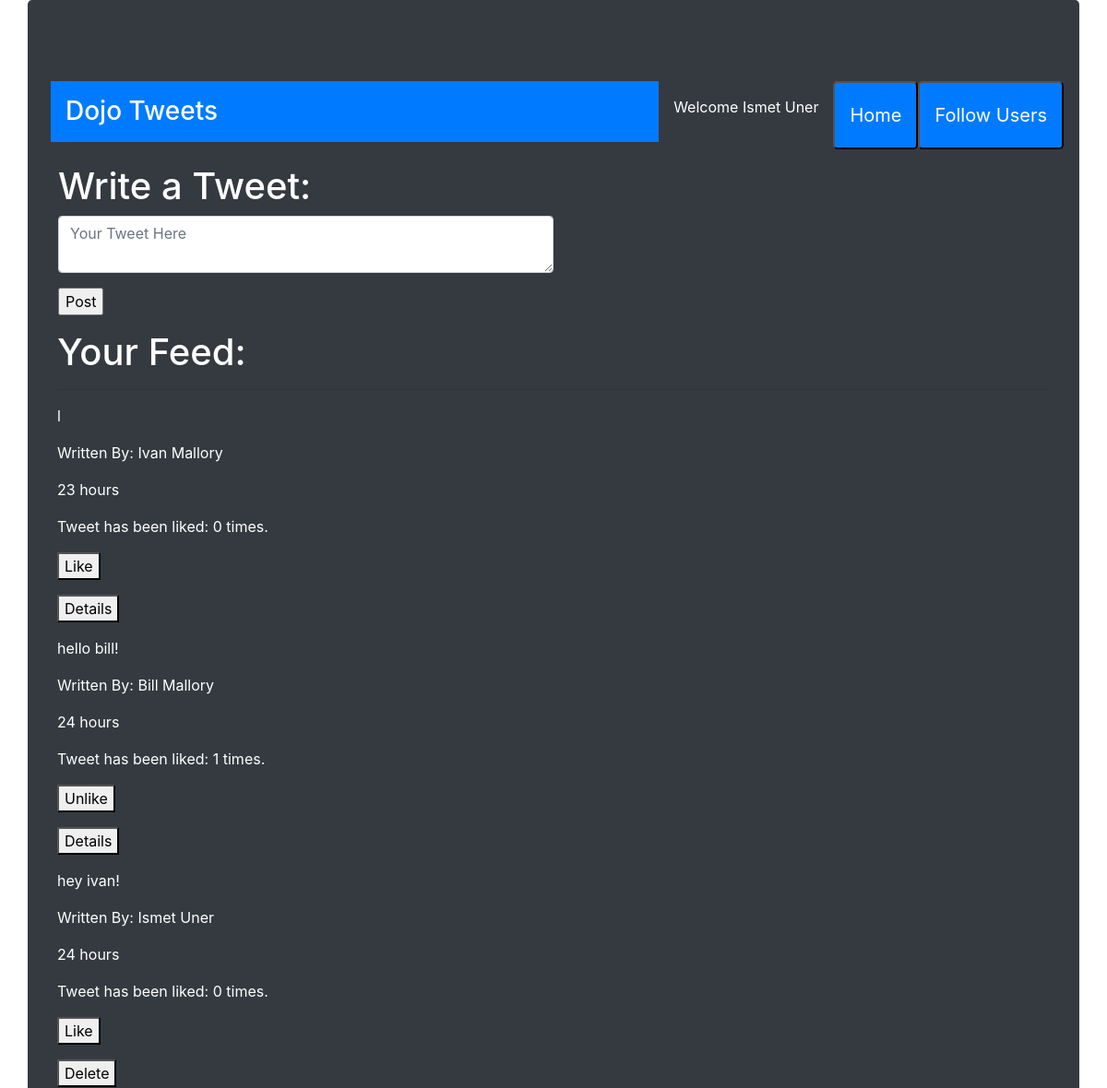
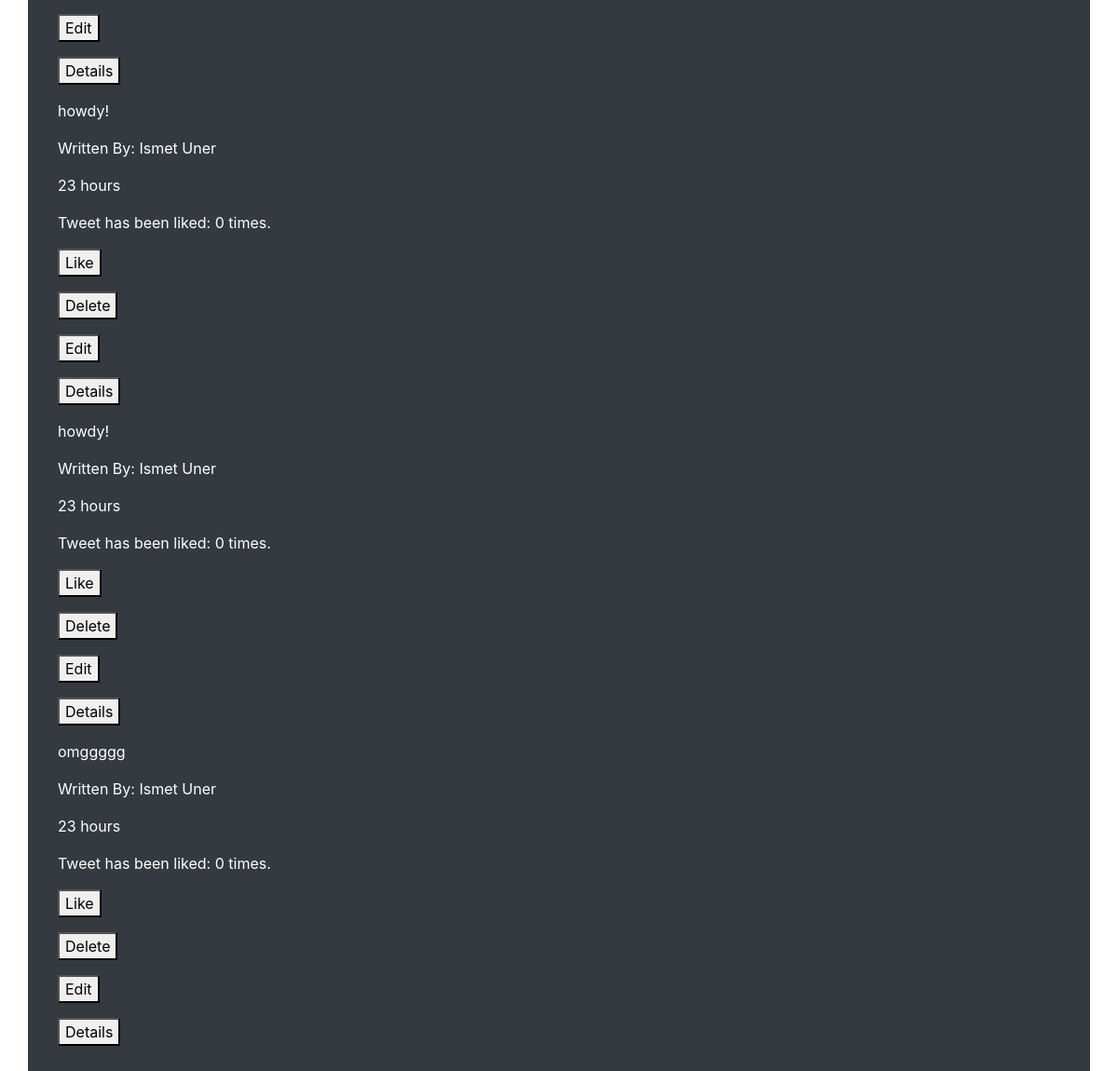
Page /success (signed in) on the committed database (2 pictures, top to bottom).
### app.py (models this page shows)
class User(db.Model):
    id = db.Column (db.Integer, primary_key=True)
    first_name = db.Column(db.String(45))
    last_name = db.Column(db.String(45))
    email = db.Column(db.String(45))
    password = db.Column(db.String(70))
    tweets_this_user_likes = db.relationship('Tweet', secondary=likes_table, backref="users_who_like_this_tweet")
    users_this_user_is_following = db.relationship('User', secondary=follow_table,
                                primaryjoin="User.id==following.c.follower",
                                secondaryjoin="User.id==following.c.followed")
    users_who_follow_this_user = db.relationship('User', secondary=follow_table,
                                primaryjoin="User.id==following.c.followed",
                                secondaryjoin="User.id==following.c.follower")
    created_at = db.Column(db.DateTime, server_default=func.now())
    updated_at = db.Column(db.DateTime, server_default=func.now(), onupdate=func.now())

class Tweet(db.Model):
    id = db.Column (db.Integer, primary_key=True)
    content = db.Column(db.String(255))
    author_id = db.Column(db.Integer, db.ForeignKey('user.id'), nullable=False)
    author = db.relationship('User', foreign_keys=[author_id], backref="user_tweets")
    created_at = db.Column(db.DateTime, server_default=func.now())
    updated_at = db.Column(db.DateTime, server_default=func.now(), onupdate=func.now())

### app.py (the view)
@app.route('/success')
def success():
    if 'user_id' not in session:
        return redirect("/")
    user = User.query.get(session['user_id'])
    tweets = []
    u_f = user.users_this_user_is_following
    for u in u_f:
        tweets.extend(u.user_tweets)
    tweets.extend(user.user_tweets)
    liked_tweet_ids = user.tweets_this_user_likes
    for tweet in tweets:
        td = datetime.now() - tweet.created_at
        if td.seconds == 0:
            tweet.time_since_secs = 1
        if td.seconds < 60 and td.seconds > 0:
            tweet.time_since_secs = td.seconds
        if td.seconds < 3600:
            tweet.time_since_minutes = round(td.seconds/60) % 60
        if td.seconds > 3660:
            tweet.time_since_hours = round(td.seconds/3600)
        if td.days > 0:
            tweet.time_since_days = td.days
        for tweet in tweets:
            tweet.like_count = len(tweet.users_who_like_this_tweet)
    if user:
        return render_template("dashboard.html", user_data = user, tweet_data = tweets, liked_tweet_ids = liked_tweet_ids)
    else:
        return render_template("dashboard.html")

### templates/dashboard.html (shortened to what this page needs)
<!DOCTYPE html>
<html lang="en">
<head>
    <link rel="stylesheet" href="https://stackpath.bootstrapcdn.com/bootstrap/4.4.1/css/bootstrap.min.css">
</head>
<body>
    <div class="container jumbotron bg-dark text-white">
        <div class="row">
            <h3 class="bg-primary col-md p-3 ml-2">Dojo Tweets</h3>
            <p class="text-center p-3">Welcome {{user_data['first_name']}} {{user_data['last_name']}}</p>
            <button class="btn-lg bg-primary"><a class="text-white" href="/logout">Home</a></button>
            <button class="btn-lg bg-primary"><a class="text-white" href="/users">Follow Users</a></button>
        </div>
        <div class="row">
            <div class="col p-3">
                <h1>Write a Tweet:</h1>
                <form action="/tweets/create" method="POST" id="tweet_form">
                    <textarea class="form-control w-50" name="tweet" placeholder="Your Tweet Here"></textarea>
                    <input class="mt-3" type="submit" value="Post">
                </form>
            </div>
        </div>
        <div class="row">
            <div class="col">
                <h1>Your Feed:</h1>
                <hr>
                <div class="tweet_body">
                    {% for tweet in tweet_data %}
                        <p>{{tweet['content']}}</p>
                        <p>Written By: {{tweet.author.first_name}}  {{tweet.author.last_name}}</p>
                        {% if tweet['time_since_secs'] %}
                        <p>{{tweet['time_since_secs']}} seconds</p>
                        {% elif tweet['time_since_minutes'] %}
                        <p>{{tweet['time_since_minutes']}} minutes</p>
                        {% elif tweet['time_since_hours'] %}
                        <p>{{tweet['time_since_hours']}} hours</p>
                        {% elif tweet['time_since_days'] %}
                        <p>{{tweet['time_since_days']}} days</p>
                        {% endif %}
                        <p>Tweet has been liked: {{tweet['like_count']}} times.</p>
                        {% if tweet in liked_tweet_ids %}
                        <p><a href="/unlike_tweet/{{tweet['id']}}"><button>Unlike</button></a></p>
                        {% else %}
                        <p><a href="/like_tweet/{{tweet['id']}}"><button>Like</button></a></p>
                        {% endif %}
                        {% if tweet['author_id'] == session['user_id'] %}
                        <p><a href="/delete_tweet/{{tweet['id']}}"><button>Delete</button></a></p>
                        <p><a href="/edit_tweet/{{tweet['id']}}"><button>Edit</button></a></p>
                        {% endif %}
                        <p><a href="/tweet_details/{{tweet['id']}}"><button>Details</button></a></p>
                    {% endfor %}
                </div>
            </div>
        </div>
    </div>
</body>
</html>

### rows in the picture
User: first_name "Ismet", last_name "Uner"
Tweet: content "l", author.first_name "Ivan", author.last_name "Mallory", time_since_hours "23", like_count "0"
Tweet: content "hello bill!", author.first_name "Bill", author.last_name "Mallory", time_since_hours "24", like_count "1"
Tweet: content "hey ivan!", author.first_name "Ismet", author.last_name "Uner", time_since_hours "24", like_count "0"
Tweet: content "howdy!", author.first_name "Ismet", author.last_name "Uner", time_since_hours "23", like_count "0"
Tweet: content "howdy!", author.first_name "Ismet", author.last_name "Uner", time_since_hours "23", like_count "0"
Tweet: content "omggggg", author.first_name "Ismet", author.last_name "Uner", time_since_hours "23", like_count "0"
